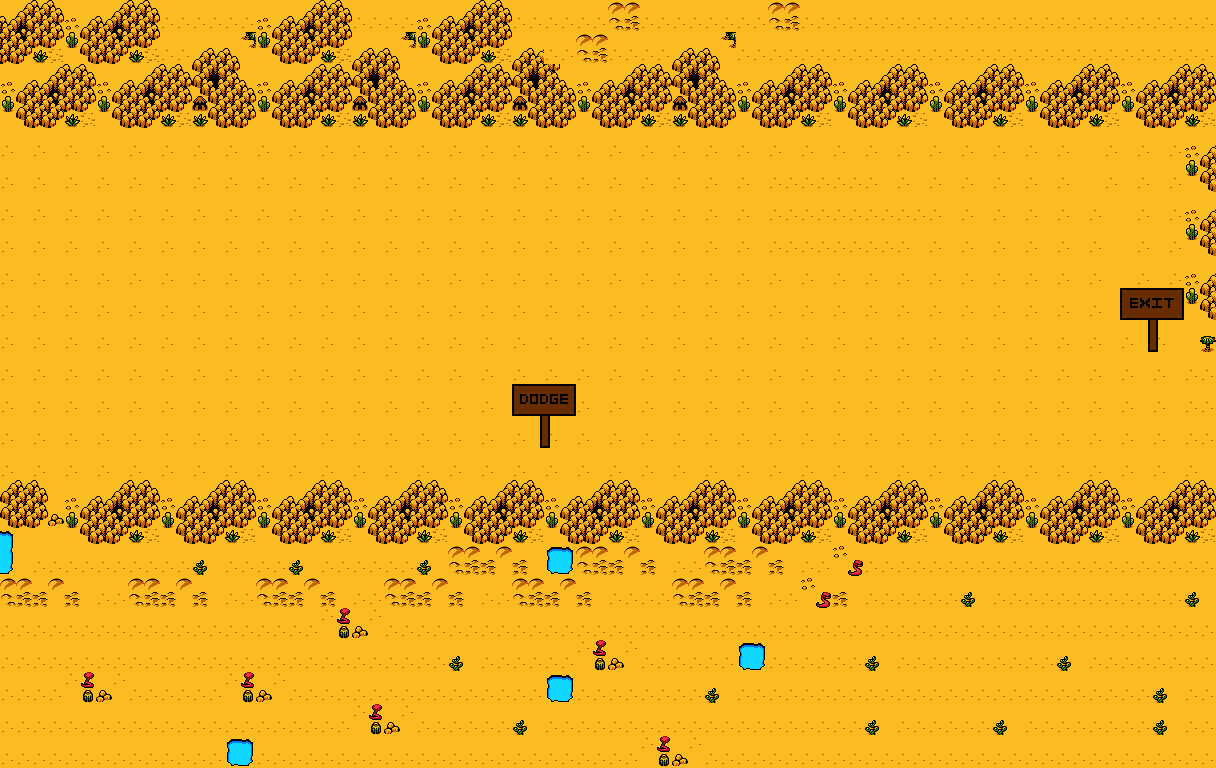

The image is a tile-based game level rendered from a .tmx file. Its description and source (layers, tilesets, objects; grid data summarised) follow:
An orthogonal 38x24 tile map with 32x32 px tiles, 2 tile layers (ground, door), 8 tilesets and 11 objects (end, boulder1, boulder2).

<map version="1.0" orientation="orthogonal" renderorder="right-down" width="38" height="24" tilewidth="32" tileheight="32" nextobjectid="93">
 <properties>
  <property name="containsTreasure" type="bool" value="false" />
  <property name="numOfBoulders" type="int" value="2" />
 </properties>
 <tileset firstgid="1" name="blowharder" tilewidth="32" tileheight="32" tilecount="1102" columns="58">
  <image source="dust map/blowharder.png" width="1856" height="608" />
 </tileset>
 <tileset firstgid="1103" name="Door" tilewidth="32" tileheight="32" tilecount="4" columns="2">
  <image source="dust map/Door.png" width="64" height="64" />
 </tileset>
 <tileset firstgid="1107" name="Signs0" tilewidth="32" tileheight="32" tilecount="4" columns="2">
  <image source="Signs0.png" width="64" height="64" />
 </tileset>
 <tileset firstgid="1111" name="Signs1" tilewidth="32" tileheight="32" tilecount="4" columns="2">
  <image source="Signs1.png" width="64" height="64" />
 </tileset>
 <tileset firstgid="1115" name="Signs2" tilewidth="32" tileheight="32" tilecount="4" columns="2">
  <image source="Signs2.png" width="64" height="64" />
 </tileset>
 <tileset firstgid="1119" name="Signs3" tilewidth="32" tileheight="32" tilecount="4" columns="2">
  <image source="Signs3.png" width="64" height="64" />
 </tileset>
 <tileset firstgid="1123" name="blowharder 3232" tilewidth="32" tileheight="32" tilecount="1102" columns="58">
  <image source="dust map/blowharder.png" width="1856" height="608" />
 </tileset>
 <tileset firstgid="2225" name="blowharder 1616" tilewidth="16" tileheight="16" tilecount="4408" columns="116">
  <image source="dust map/blowharder.png" width="1856" height="608" />
 </tileset>
 <layer name="ground" width="38" height="24">
  <data>[912 cells, 912 non-empty, 31 distinct tile ids]</data>
 </layer>
 <layer name="door" width="38" height="24">
  <data>[912 cells, 10 non-empty, 10 distinct tile ids]</data>
 </layer>
 <objectgroup name="start_end">
  <object id="70" x="66.6667" y="342.667" width="58.6667" height="57.3333">
   <ellipse />
  </object>
  <object id="87" name="end" x="1189.33" y="358.667" width="25.3333" height="117.333" />
 </objectgroup>
 <objectgroup name="collision">
  <object id="80" x="1120" y="290.667" width="64" height="61.3333" />
  <object id="81" x="512" y="384" width="64" height="64" />
  <object id="82" x="192" y="192" width="158.667" height="54" />
  <object id="83" x="0" y="0" width="1216" height="124" />
  <object id="84" x="1184" y="128" width="30.6667" height="220" />
  <object id="85" x="-1.33333" y="478.667" width="1216" height="292" />
  <object id="86" x="-2.66667" y="125.333" width="16" height="356" />
 </objectgroup>
 <objectgroup name="properties">
  <object id="76" name="boulder1" x="688" y="173.333" width="40" height="40">
   <properties>
    <property name="direction" value="down" />
    <property name="distance" value="250" />
    <property name="rotation" value="none" />
    <property name="yoyo" type="bool" value="true" />
   </properties>
  </object>
  <object id="90" name="boulder2" x="899" y="171" width="40" height="40">
   <properties>
    <property name="direction" value="down" />
    <property name="distance" value="300" />
    <property name="rotation" value="none" />
    <property name="yoyo" type="bool" value="true" />
   </properties>
  </object>
 </objectgroup>
</map>
